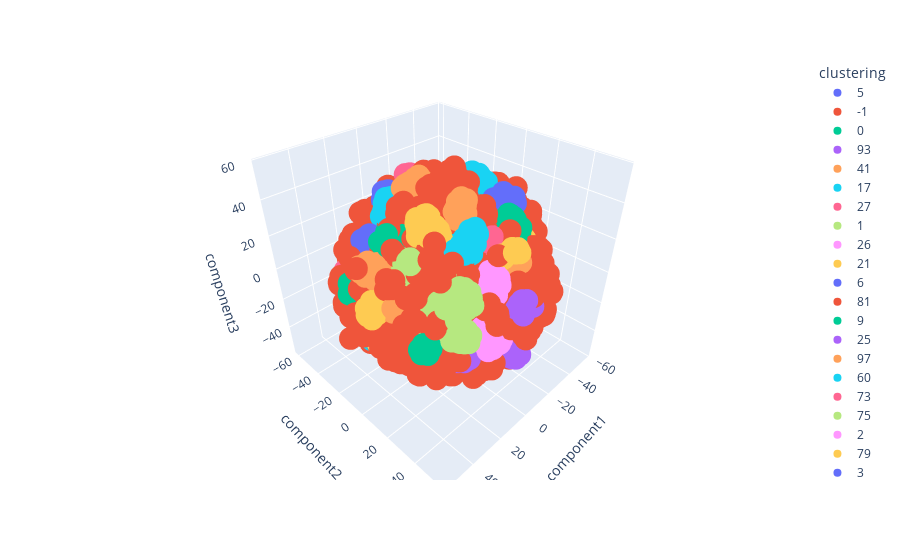

Here is the notebook cell this chart was saved with:
### Code cell
if n_components == 2:
    X_tsne = pd.DataFrame(X_tsne,columns=['component1','component2'])
    X_tsne['clustering'] = clustering.labels_
    X_tsne['clustering'] = X_tsne['clustering'].astype(str)
    print(f"Number of clusters {pd.unique(X_tsne['clustering']).shape[0]}")
    fig = px.scatter(X_tsne,x="component1", y="component2", color="clustering")
    fig.show()
elif n_components == 3:
    X_tsne = pd.DataFrame(X_tsne,columns=['component1','component2','component3'])
    X_tsne['clustering'] = clustering.labels_
    X_tsne['clustering'] = X_tsne['clustering'].astype(str)
    print(f"Number of clusters {pd.unique(X_tsne['clustering']).shape[0]}")
    fig = px.scatter_3d(X_tsne,x="component1", y="component2",z='component3', color="clustering")
    fig.show()
